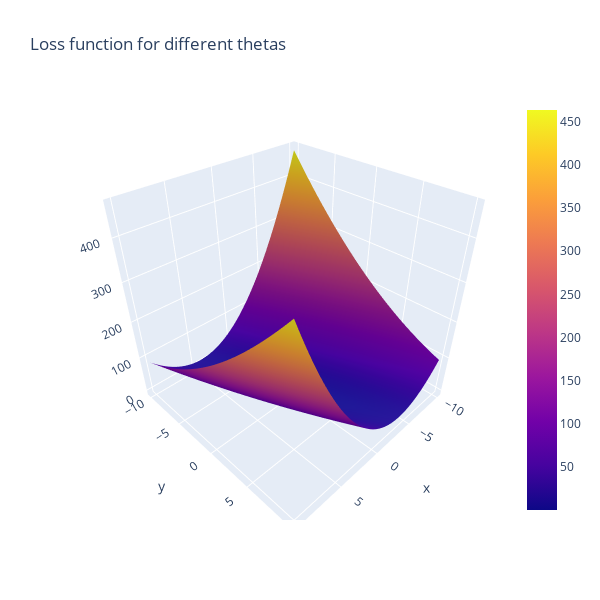

The cell this chart's notebook holds for it:
### Code cell
#This figure shows the loss function.

#X = Theta0
#Y - Theta1
#Z = Loss
#Find where it is closest to 0 in X and Y!

#you can click/hold in the graph below to rotate!

fig = go.Figure(data=[go.Surface(x=theta1_vals, y=theta0_vals, z=J_vals)])
fig.update_layout(title='Loss function for different thetas', autosize=True,
                  width=600, height=600, xaxis_title='theta0', 
                 yaxis_title='theta1')
fig.show()
